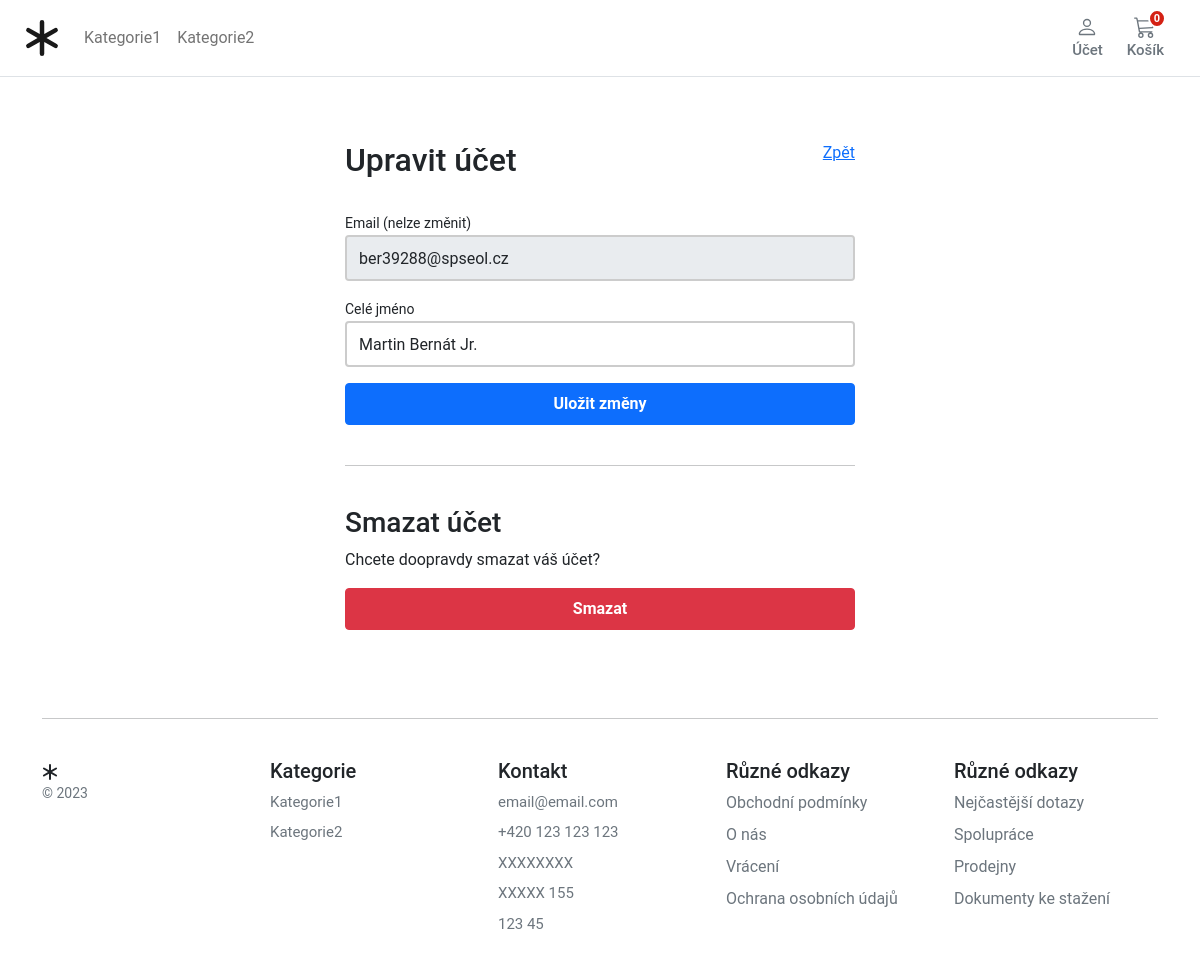
The app's page /account/profile/edit/ (signed in) with its own data.
### store/models.py (models this page shows, shortened)
class Category(MPTTModel):
    name = models.CharField(
        verbose_name=("Category Name"),
        help_text=("Required and unique"),
        max_length=255,
        unique=True,
    )
    slug = models.SlugField(verbose_name=("Category safe URL"), max_length=255, unique=True)
    parent = TreeForeignKey("self", on_delete=models.CASCADE, null=True, blank=True, related_name="children")
    is_active = models.BooleanField(default=True)
    class MPTTMeta:
        order_insertion_by = ["name"]
    class Meta:
        verbose_name = ("Category")
        verbose_name_plural = ("Categories")
    def get_absolute_url(self):
        return reverse("store:category_list", args=[self.slug])

### account/models.py (models this page shows, shortened)
class Customer(AbstractBaseUser, PermissionsMixin):
    email = models.EmailField(('email address'), unique=True)
    name = models.CharField(max_length=150)
    mobile = models.CharField(max_length=20, blank=True)
    is_active = models.BooleanField(default=False)
    is_staff = models.BooleanField(default=False)
    created = models.DateTimeField(auto_now_add=True)
    updated = models.DateTimeField(auto_now=True)
    objects = CustomAccountManager()
    USERNAME_FIELD = 'email'
    REQUIRED_FIELDS = ['name']
    class Meta:
        verbose_name = "Accounts"
        verbose_name_plural = "Accounts"

### account/views.py (the view)
# urls.py: path('profile/edit/', views.edit_details, name='edit_details'),
@login_required
def edit_details(request):
    if request.method == 'POST':
        user_form = UserEditForm(instance=request.user, data=request.POST)
        if user_form.is_valid():
            user_form.save()
    else:
        user_form = UserEditForm(instance=request.user)
    return render(request, 'account/dashboard/edit_details.html', {'user_form': user_form})

### account/forms.py
class UserEditForm(forms.ModelForm):
    email = forms.EmailField(
        label='Email (nelze změnit)', max_length=200, widget=forms.TextInput(
            attrs={'class': 'form-control mb-3', 'placeholder': 'Email', 'id': 'form-email', 'readonly': 'readonly'}))
    name = forms.CharField(
        label='Celé jméno', max_length=50, widget=forms.TextInput(
            attrs={'class': 'form-control mb-3', 'placeholder': 'Celé jméno', 'id': 'form-name'}))
    class Meta:
        model = Customer
        fields = ('email', 'name',)
    def __init__(self, *args, **kwargs):
        super().__init__(*args, **kwargs)
        self.fields['email'].required = True
        self.fields['name'].required = True

### basket/basket.py (called while the page is built)
    def __len__(self):
        return sum(item['qty'] for item in self.basket.values())

### basket/context_processors.py (called while the page is built)
def basket(request):
    return {'basket': Basket(request)}

### store/context_processors.py (called while the page is built)
def categories(request):
    return {
        'categories': Category.objects.filter(level=0)
    }

### templates/account/dashboard/edit_details.html (shortened to what this page needs)
{% extends "../sub_base.html" %}
{% block sub_content %}
<form class="account-form px-4" method="post" enctype="multipart/form-data">
  <div class="col-12 d-flex justify-content-between">
    <h2>Upravit účet</h2>
    <div><a href="{% url "account:dashboard" %}">Zpět</a></div>
  </div>
  <br>
  <label class="small font-weight-bold">{{ user_form.email.label}}</label>
  {{ user_form.email }}
  <label class="small font-weight-bold">{{ user_form.name.label}}</label>
  {{ user_form.name }}
  <button class="btn btn-primary btn-block py-2 mb-4 fw-bold w-100" type="submit" value="Save changes">Uložit
    změny</button>
  <hr class="mb-3">
</form>
<form class="account-form px-4" action="{% url "account:delete_user" %}" method="post">
  <p class=" h3 pt-4 font-weight-bold">Smazat účet</p>
  <p>Chcete doopravdy smazat váš účet?</p>
  <button type="submit" role="button" class="btn btn-danger btn-block py-2 mb-4 fw-bold w-100">Smazat</button>
</form>
{% endblock %}

### templates/base.html (shortened to what this page needs)
{% load static %}
<!DOCTYPE html>
<html>
<head>
  <link href="https://cdn.jsdelivr.net/npm/bootstrap@5.0.0-beta1/dist/css/bootstrap.min.css" rel="stylesheet"
>
  <link rel="stylesheet" href="{% static 'core/css/base.css' %}">
  <link rel="stylesheet" href="{% block stylesheet %}{% endblock %}">
</head>
<body>
  <header class="pb-3">
    <nav class="navbar navbar-expand-md navbar-light bg-white border-bottom">
      <div class="container-fluid px-md-4">
        <div class="d-flex w-100 navbar-collapse">
          <a class="navbar-brand d-flex-inline" href="/">
          </a>
          <ul class="navbar-nav me-auto mb-md-0 ">
            <li class="nav-item dropdown">
              {% for c in categories %}
            <li class="nav-item collapse navbar-collapse">
              <a class="nav-link" href="{{ c.get_absolute_url }}">{{ c.name|title }}</a>
            </li>
            {% endfor %}
            </li>
          </ul>
          <div>
            <div class="collapse navbar-collapse" id="navbarSupportedContent2">
              <ul class="navbar-nav me-auto mb-2 mb-lg-0">
                <li class="nav-item dropdown">
                  <a class="btn btn-outline-secondary border-0 basket-btn" href="#" id="navbarDropdown" role="button"
                    data-bs-toggle="dropdown" aria-expanded="false">
                    <div>
                    </div>
                    <span class="fs15 fw500">Účet</span>
                  </a>
                </li>
              </ul>
            </div>
          </div>
          <a type="button" role="button" href="{% url "basket:basket_summary" %}"
            class="btn btn-outline-secondary border-0 basket-btn">
            {% with total_qty=basket|length %}
            <div id="basket-qty" class="basket-qty">
              {% if total_qty > 0 %}
              {{ total_qty }}
              {% else %}
              0
              {% endif %}
            </div>
            {% endwith %}
            <div>
            </div>
            <span class="fs15 fw500">Košík</span>
          </a>
        </div>
      </div>
    </nav>
  </header>
  <main class="pt-5">
    <div id="content">{% block content %} {% endblock %}</div>
  </main>
  <footer class="container py-5 footer">
    <hr>
    <div class="row pt-4">
      <div class="col-12 col-md">
        <small class="d-block mb-3 text-muted">&copy; 2023</small>
      </div>
      <div class="col-6 col-md fs15">
        <h5>Kategorie</h5>
        <ul class="list-unstyled">
          {% for c in categories %}
          <li>
            <a class="link-secondary text-decoration-none" href="{{ c.get_absolute_url }}">{{ c.name|title }}</a>
          </li>
          {% endfor %}
      </div>
      <div class="col-6 col-md fs15">
        <h5>Kontakt</h5>
        <ul class="list-unstyled">
          <li class="link-secondary text-decoration-none">email@email.com</li>
          <li class="link-secondary text-decoration-none">+420 123 123 123</li>
          <li class="link-secondary text-decoration-none">XXXXXXXX</li>
          <li class="link-secondary text-decoration-none">XXXXX 155</li>
          <li class="link-secondary text-decoration-none">123 45</li>
        </ul>
      </div>
      <div class="col-6 col-md">
        <h5>Různé odkazy</h5>
        <ul class="list-unstyled">
          <li><a class="link-secondary text-decoration-none" href="#">Obchodní podmínky</a></li>
          <li><a class="link-secondary text-decoration-none" href="#">O nás</a></li>
          <li><a class="link-secondary text-decoration-none" href="#">Vrácení</a></li>
          <li><a class="link-secondary text-decoration-none" href="#">Ochrana osobních údajů</a></li>
        </ul>
      </div>
      <div class="col-6 col-md">
        <h5>Různé odkazy</h5>
        <ul class="list-unstyled">
          <li><a class="link-secondary text-decoration-none" href="#">Nejčastější dotazy</a></li>
          <li><a class="link-secondary text-decoration-none" href="#">Spolupráce</a></li>
          <li><a class="link-secondary text-decoration-none" href="#">Prodejny</a></li>
          <li><a class="link-secondary text-decoration-none" href="#">Dokumenty ke stažení</a></li>
        </ul>
      </div>
    </div>
  </footer>
</body>
</html>

### static/core/css/base.css (style rules this page uses)
html, body, p, div { letter-spacing: -0.02px; font-family: 'Roboto', sans-serif; }
.fs15 { font-size: 0.9375rem; }
.fw500 { font-weight: 500; }
.basket-qty { color: #fff; background: #d42114; border: 2px solid #fff; border-radius: 50%; text-align: center; font-size: 11px; height: 15px; width: 14px; position: absolute; box-sizing: content-box; font-weight: 600; top: 1px; right: 10px; }
.basket-btn { position: relative; }
.footer>div>div>ul>li { padding-bottom: 8px; }

### static/account/css/account.css (style rules this page uses)
.account-form input { border: 2px solid #ccc; height: calc(2em + .75rem + 2px); }

### records on screen
Category: name "Kategorie1"
Category: name "Kategorie2"
Customer: email "ber39288@spseol.cz", name "Martin Bernát Jr."

### other values on screen
{{ user_form.email.label }} "Email (nelze změnit)"
{{ user_form.name.label }} "Celé jméno"
